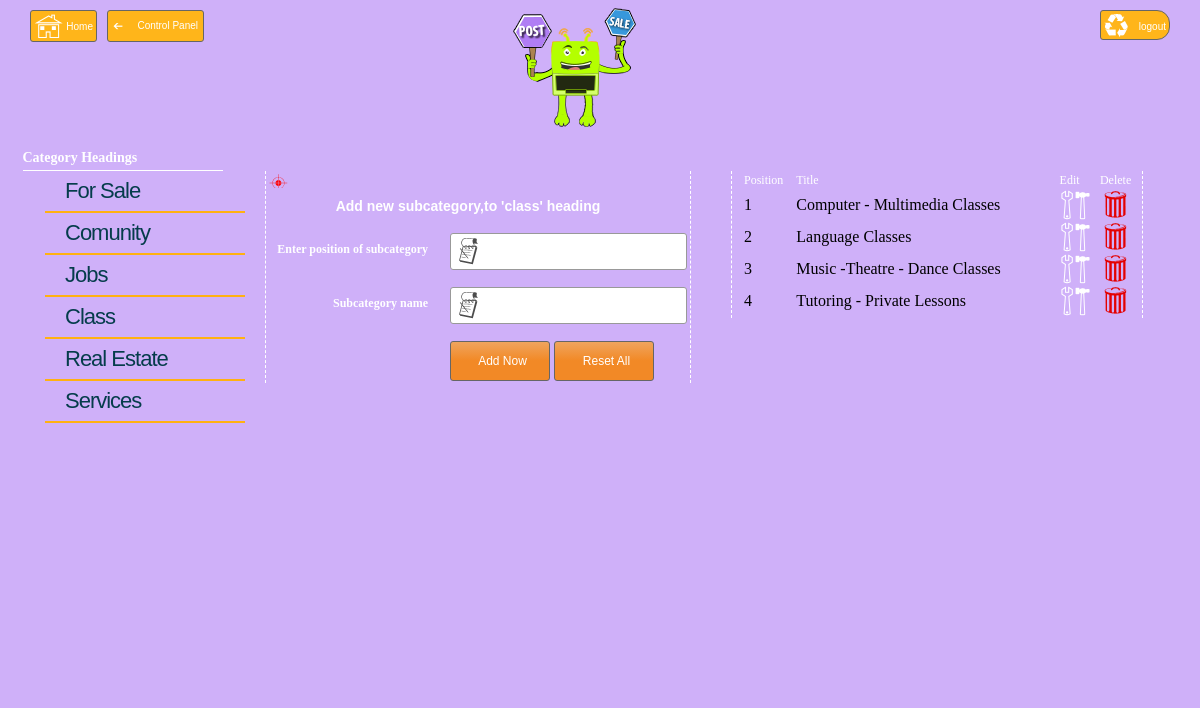
The app's page /_admin/class.php (signed in) with its own data.
### tables this page shows
CREATE TABLE IF NOT EXISTS `heading` (
  `id` int(10) UNSIGNED NOT NULL AUTO_INCREMENT,
  `title` varchar(45) NOT NULL,
  `visible` tinyint(1) UNSIGNED NOT NULL,
  `extension` varchar(45) NOT NULL,
  PRIMARY KEY (`id`)
);

CREATE TABLE IF NOT EXISTS `sub_heading` (
  `id` int(10) UNSIGNED NOT NULL AUTO_INCREMENT,
  `sub_id` int(10) UNSIGNED NOT NULL,
  `sub_title` varchar(45) NOT NULL,
  `position` int(10) UNSIGNED NOT NULL,
  PRIMARY KEY (`id`,`sub_id`),
  KEY `FK_sub_heading_1` (`sub_id`)
);

### _admin/class.php (the view, shortened to what this page needs)
<?php
$query="Select * from sub_heading where sub_id='4' order by position asc";
$insertionquery=mysql_query($query);
?>
<!DOCTYPE html PUBLIC "-//W3C//DTD XHTML 1.0 Transitional//EN" "http://www.w3.org/TR/xhtml1/DTD/xhtml1-transitional.dtd">
<html xmlns="http://www.w3.org/1999/xhtml">
<head>
<link type="text/css" rel="stylesheet" href="css/admin.css" />
</head>
<body>
<form action="includes/logout.php">
<input name="logout" type="submit" value="logout" class="logout" />
</form>
<div class="home">
<a href="newmenu.php">Home</a>
</div>
<div class="back">
<a href="index.php">Control Panel</a>
</div>
<div id="image">
<a href="newmenu.php"><img src="../_images/signin.png" /></a>
</div>
<div id="page">
			<?php require_once('includes/menu.php')?>
   	  <div id="table">
		<form id="form" name="form" method="post" action="classinsert.php">
        	<table>
            	<tr>
                	<td colspan="2"><span id="message"><?php echo $msg;?></span></td>
            	</tr>
            	<tr>
                	<td colspan="2" id="tableh2"><b>Add new subcategory,to 'class' heading</b></td>
            	</tr>
                <tr>
                	<td width="160" class="text">Enter position of subcategory</td>
                    <td width="238"><input name="pos" type="text" class="textfeilds" id="pos" required="required" /></td>
            	</tr>
            	<tr>
                	<td width="160" class="text">Subcategory name</td>
                    <td width="238"><input name="fr_title" type="text" class="textfeilds" id="m_title" required="required" /></td>
            	</tr>
            	<tr>
                	<td class="id1"></td>
                  <td><input type="submit" class="inputbutton" value="Add Now" />
                  <input name="Reset" type="reset" class="inputbutton" id="button" value="Reset All" /></td>
            	</tr>
            </table>
        </form>
      </div>
  		<div id="forshow">
      		<table width="100%">
  <tr class="id">
    <td class="td">Position</td>
    <td class="td">Title</td>
    <td class="td">Edit</td>
    <td class="td">Delete</td>
  </tr>
  <?php $k=1; while($get=mysql_fetch_array($insertionquery)) {?>
  <tr class="id1">
    <td><?php echo $get['position'];?></td>
    <td><?php echo $get['sub_title'];?></td>
    <td><a href="editfr.php?EDITC=<?php echo $get['id']?>"><img src="../_images/edit.png" /></a></td>
    <td><a href="delfr.php?DELC=<?php echo $get['id']?>"><img src="../_images/delet.png" /></a></td>
  </tr>
  <?php $k++; }?>
          </table>
      	</div>
 </div>
</body>
</html>

### _admin/includes/menu.php (shortened to what this page needs)
<?php
	$query="Select * from post.heading order by id asc";
	$insertion=mysql_query($query);
?>
<div id="fullmenu">
<h2>Category Headings</h2>
<div id="menu">
      	  <ul>
          <?php $k=1; while($result=mysql_fetch_array($insertion)){?>
        	<li><a href="<?php echo $result['extension'].'.php';?>"> <?php echo $result['title'];?> </a></li>
       	  <?php $k++; }?>
        	</ul>
        </div>
        </div>

### _admin/css/admin.css (style rules this page uses)
#message { height:20px; font-size:14px; color:#F00; background: url(../../_images/insert.png) no-repeat ; padding-left:20px; }
* { margin:0px auto; padding:0px; background-color:#CFB0F9; }
#image { height: 150px; background-repeat: no-repeat; margin-left:500px; }
#page { min-height: 530px; overflow:hidden; }
#fullmenu { width:205px; margin-left:20px; }
#fullmenu h2 { margin: 0px auto; width: 200px; font-size: 14px; text-align: left; height: 20px; color: #FFF; font-family: "Comic Sans MS", cursive; border-bottom:#FFF 1px solid; }
.inputbutton { background: #efa45d; background: -moz-linear-gradient(top, #efa45d 1%, #f28926 49%); background: -webkit-gradient(linear, left top, left bottom, color-stop(1%,#efa45d), color-stop(49%,#f28926)); background: -webkit-linear-gradient(top, #efa45d 1%,#f28926 49%); background: -o-linear-gradient(top, #efa45d 1%,#f28926 49%); background: -ms-linear-gradient(top, #efa45d 1%,#f28926 49%); background: linear-gradient(to bottom, #efa45d 1%,#f28926 49%); filter: progid:DXImageTransform.Microsoft.gradient( startColorstr='#efa45d', endColorstr='#f28926',GradientType=0 ); border-radius: 3px; text-align: center; height: 40px; width: 100px; margin-top:10px; padding-left: 5px; font-family: Verdana, Geneva, sans-serif; font-size: 12px; color:#FFF; border: 1px solid #666; }
#table { margin-left: 20px; float: left; border-left-width: 1px; border-left-style: dashed; border-left-color: #FFF; border-right-width: 1px; border-right-style: dashed; border-right-color: #FFF; }
#tableh2 { font-size: 14px; font-family: Verdana, Geneva, sans-serif; line-height: 30px; text-align: center; padding-right: 20px; color: #FFF; font-weight: bold; }
.textfeilds { border-radius: 3px; text-align: left; height: 35px; width: 200px; margin-top:10px; margin-bottom:5px; background: #FFF url(../../_images/posttextfeild.png) no-repeat 3px 3px; padding-left: 35px; font-family: Verdana, Geneva, sans-serif; font-size: 12px; color: #8B8B8B; border: 1px solid #999; }
.text { font-size: 12px; font-family:"Times New Roman"; line-height: 30px; text-align: right; padding-right: 20px; color: #FFF; font-weight: bold; }
#forshow { float: left; height: auto; margin-bottom:20px; width:400px; margin-left: 40px; border-left-width: 1px; border-left-style: dashed; border-left-color: #FFF; border-right-width: 1px; border-right-style: dashed; border-right-color: #FFF; padding-left:10px; }
.td { font-size:12px; color:#FFF; font-family:"Comic Sans MS", cursive; }
.back { background: #FFB51A url(../../_images/back.png) no-repeat 5px 10px; border-radius: 3px; text-align: right; height: 30px; width: 90px; margin-top:10px; border: 1px solid #666; float:left; padding-right:5px; line-height:30px; margin-left:10px; }
.back a { font-family: Verdana, Geneva, sans-serif; font-size: 10px; color:#FFF; text-decoration:none; background:none; }
.home { width:62px; height:30px; background: #FFB51A url(../../_images/home.png) no-repeat 3px 1px; border-radius: 3px; text-align: right; margin-top:10px; border: 1px solid #666; float:left; padding-right:3px; line-height:32px; margin-left:30px; }
.home a { font-family: Verdana, Geneva, sans-serif; font-size: 10px; color:#FFF; text-decoration:none; background:none; }
.logout { width:70px; height:30px; background: #FFB51A url(../../_images/logout.png) no-repeat 3px 1px; border-radius: 3px 13px 13px 3px; text-align: right; margin-top:10px; border: 1px solid #666; float:right; padding-right:3px; line-height:32px; margin-right:30px; font-family: Verdana, Geneva, sans-serif; font-size: 10px; color:#FFF; text-decoration:none; }

### _admin/includes/menu.php (style rules this page uses)
#menu { float: left; min-height:120px; width: 200px; line-height:30px; padding-left:25px; }
#menu ul li { font-family:Verdana, Geneva, sans-serif; border-bottom:2px solid #FFB111; list-style:none; line-height:40px; text-decoration: none; font-size: 22px; }
#menu ul li a { text-decoration: none; width:auto; height:40px; color:#053C4B; font-weight: lighter; letter-spacing: -1px; padding:5px 20px; }
#fullmenu { width:205px; margin-left:20px; }
#fullmenu h2 { margin: 0px auto; width: 200px; font-size: 14px; text-align: left; height: 20px; color: #FFF; font-family: "Comic Sans MS", cursive; border-bottom:#FFF 1px solid; }

### records on screen
heading: title "For Sale"
heading: title "Comunity"
heading: title "Jobs"
heading: title "Class"
heading: title "Real Estate"
heading: title "Services"
sub_heading: position "1", sub_title "Computer - Multimedia Classes"
sub_heading: position "2", sub_title "Language Classes"
sub_heading: position "3", sub_title "Music -Theatre - Dance Classes"
sub_heading: position "4", sub_title "Tutoring - Private Lessons"
